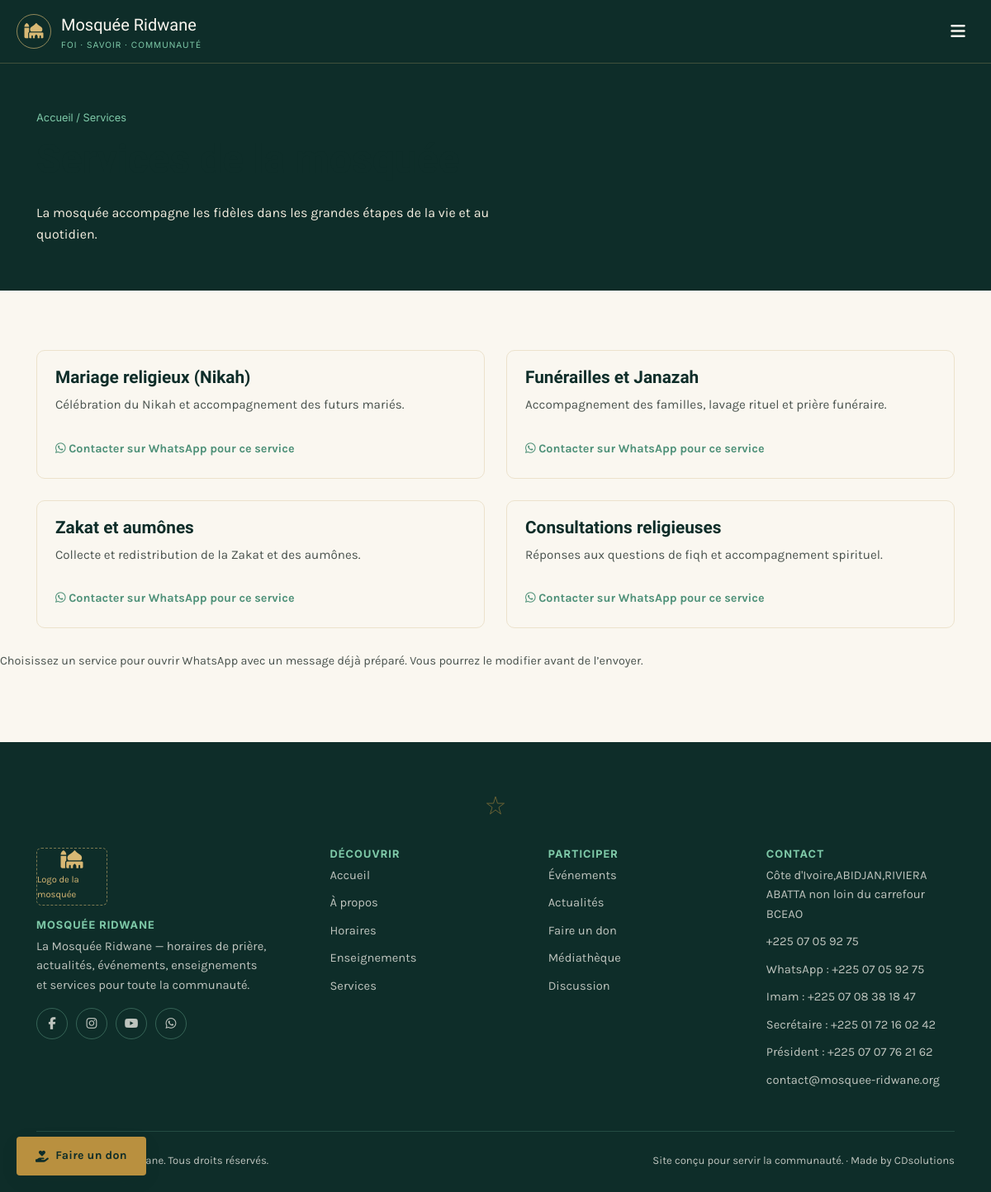
/services.php, run on the app's committed database.
### tables this page shows
CREATE TABLE IF NOT EXISTS services (
    id INT AUTO_INCREMENT PRIMARY KEY,
    titre VARCHAR(255) NOT NULL,
    description TEXT,
    icone VARCHAR(50),
    ordre INT DEFAULT 0
);

### includes/functions.php (called while the page is built, shortened)
<?php
function h($texte) {
    return htmlspecialchars($texte ?? '', ENT_QUOTES, 'UTF-8');
}
function whatsappMessageUrl($message) {
    return SITE_WHATSAPP . '?text=' . rawurlencode($message);
}

### services.php (the view, shortened to what this page needs)
<?php
require_once __DIR__ . '/config/config.php';
$services = $pdo->query("SELECT * FROM services ORDER BY ordre ASC")->fetchAll();
require_once __DIR__ . '/includes/header.php';
?>
<section class="page-entete">
    <div class="conteneur">
        <div class="fil-ariane"><a href="<?= BASE_URL ?>/index.php" style="color:inherit;">Accueil</a> / Services</div>
        <h1>Services de la mosquée</h1>
        <p style="color:var(--plâtre-100); max-width:560px;">La mosquée accompagne les fidèles dans les grandes étapes de la vie et au quotidien.</p>
    </div>
</section>
<section class="section">
    <div class="conteneur grille grille-2">
        <?php foreach ($services as $s): ?>
        <div class="carte">
            <div class="carte-corps">
                <h3><?= h($s['titre']) ?></h3>
                <p class="resume"><?= h($s['description']) ?></p>
                <?php $messageWhatsApp = 'Bonjour, je souhaite avoir des informations sur le service « ' . $s['titre'] . ' » de la Mosquée Ridwane.'; ?>
                <a href="<?= h(whatsappMessageUrl($messageWhatsApp)) ?>" class="carte-lien" target="_blank" rel="noopener noreferrer">
                    <i class="fa-brands fa-whatsapp" aria-hidden="true"></i> Contacter sur WhatsApp pour ce service
                </a>
            </div>
        </div>
        <?php endforeach; ?>
    </div>
    <p style="margin-top:28px; color:var(--encre-600); font-size:0.9rem;">Choisissez un service pour ouvrir WhatsApp avec un message déjà préparé. Vous pourrez le modifier avant de l’envoyer.</p>
</section>
<?php require_once __DIR__ . '/includes/footer.php'; ?>

### assets/css/style.css (style rules this page uses)
:root { --mint-950: #0e2d29; --mint-800: #163f39; --mint-700: #1e5049; --mint-500: #2f6f62; --eucalyptus-600: #4f9179; --eucalyptus-400: #7ec9a8; --eucalyptus-200: #bfe8d3; --eucalyptus-100: #e6f7ed; --laiton-500: #b9903f; --laiton-300: #d8b874; --laiton-100: #f1e3c3; --plâtre-50: #faf7f0; --plâtre-100: #f4eee0; --plâtre-200: #ece2cc; --encre-900: #1c211f; --encre-600: #4a534e; --rouge-alerte: #a3402f; --emeraude-700: var(--mint-700); --emeraude-800: var(--mint-800); --emeraude-950: var(--mint-950); --police-titre: 'Amiri', 'Georgia', serif; --police-texte: 'Karla', 'Segoe UI', sans-serif; --police-donnee: 'Inter', 'Segoe UI', sans-serif; --rayon: 4px; --rayon-lg: 10px; --ombre-legere: 0 2px 10px -4px rgba(14, 45, 41, 0.18); --ombre: 0 6px 24px -8px rgba(14, 45, 41, 0.25); --ombre-forte: 0 20px 48px -12px rgba(14, 45, 41, 0.38); --conteneur: 1160px; --ease-doux: cubic-bezier(0.16, 1, 0.3, 1); --duree-micro: 180ms; --duree-panneau: 320ms; }
* { box-sizing: border-box; }
html { scroll-behavior: smooth; }
body { margin: 0; font-family: var(--police-texte); color: var(--encre-900); background: var(--plâtre-50); line-height: 1.6; }
a { color: inherit; text-decoration: none; }
h1, h2, h3, h4 { font-family: var(--police-titre); font-weight: 700; line-height: 1.2; color: var(--mint-950); margin: 0 0 0.5em; }
h1 { font-size: clamp(2rem, 4vw, 3.2rem); }
h3 { font-size: 1.3rem; }
p { margin: 0 0 1em; }
.conteneur { max-width: var(--conteneur); margin: 0 auto; padding: 0 24px; }
.section { padding: 72px 0; }
.grille { display: grid; gap: 26px; }
.grille-2 { grid-template-columns: repeat(2, 1fr); }
.carte { background: var(--plâtre-50); border: 1px solid var(--plâtre-200); border-radius: var(--rayon-lg); overflow: hidden; transition: box-shadow var(--duree-panneau) var(--ease-doux), transform var(--duree-panneau) var(--ease-doux), border-color var(--duree-panneau) ease; display: flex; flex-direction: column; }
.carte-corps { padding: 20px 22px 24px; flex: 1; display: flex; flex-direction: column; }
.carte-corps h3 { margin-bottom: 8px; }
.carte-corps .resume { color: var(--encre-600); font-size: 0.95rem; flex: 1; }
.carte-lien { margin-top: 14px; font-weight: 700; color: var(--eucalyptus-600); font-size: 0.9rem; }
.page-entete { background: var(--mint-950); color: var(--plâtre-50); padding: 56px 0 40px; }
.fil-ariane { font-family: var(--police-donnee); font-size: 0.8rem; color: var(--eucalyptus-400); margin-bottom: 10px; }

### data on the page
services: titre "Mariage religieux (Nikah)", description "Célébration du Nikah et accompagnement des futurs mariés."
services: titre "Funérailles et Janazah", description "Accompagnement des familles, lavage rituel et prière funéraire."
services: titre "Zakat et aumônes", description "Collecte et redistribution de la Zakat et des aumônes."
services: titre "Consultations religieuses", description "Réponses aux questions de fiqh et accompagnement spirituel."

### other printed values
SITE_DESCRIPTION "La Mosquée Ridwane — horaires de prière, actualités, événements, enseignements et services pour toute la communauté."
SITE_ADRESSE "Côte d'Ivoire,ABIDJAN,RIVIERA ABATTA non loin du carrefour BCEAO"
SITE_TELEPHONE "+225 07 05 92 75"
SITE_IMAM_TELEPHONE "+225 07 08 38 18 47"
SITE_SECRETAIRE_TELEPHONE "+225 01 72 16 02 42"
SITE_PRESIDENT_TELEPHONE "+225 07 07 76 21 62"
SITE_EMAIL "contact@mosquee-ridwane.org"
